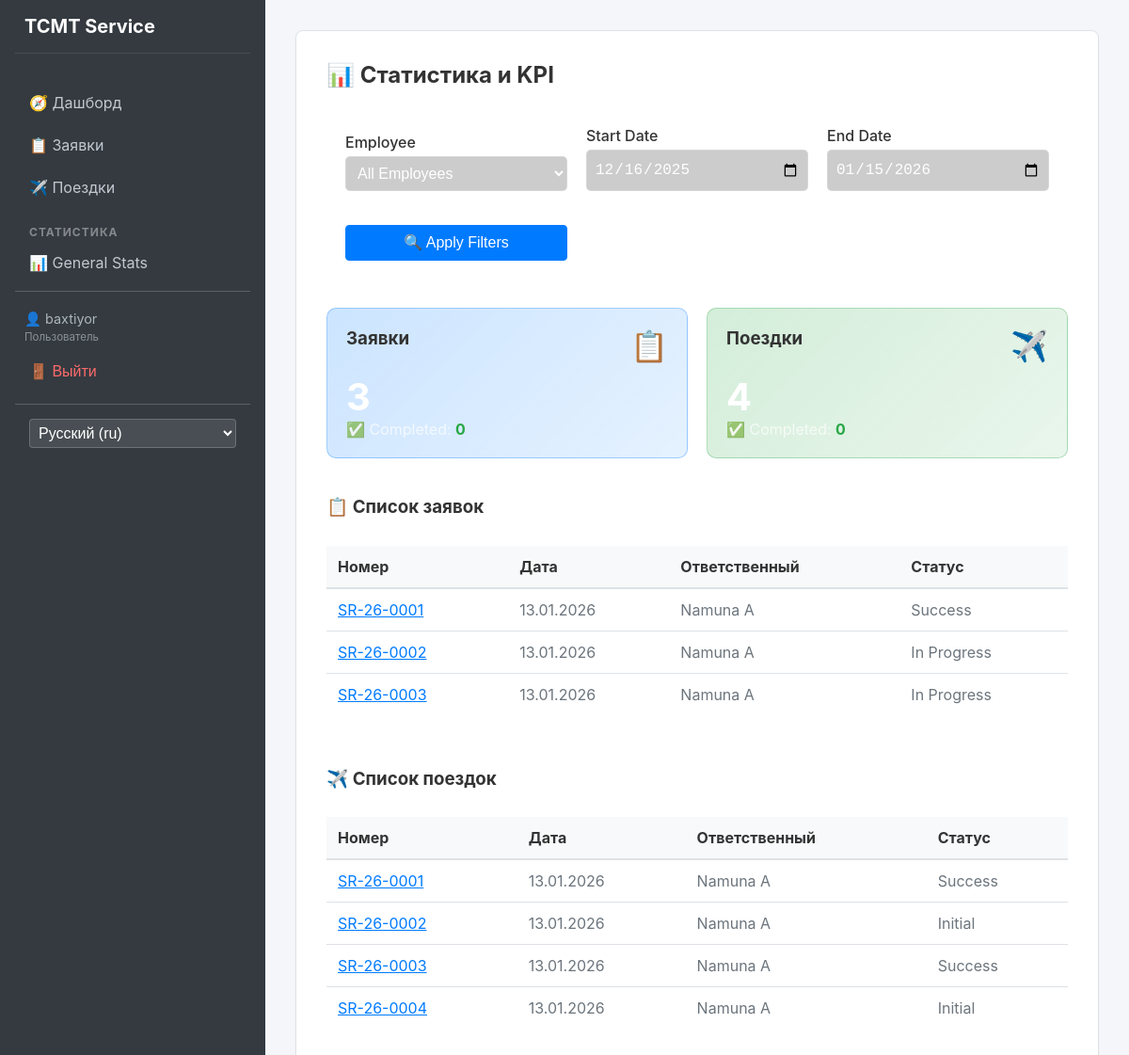
The app's page /stats/ (signed in), older data.
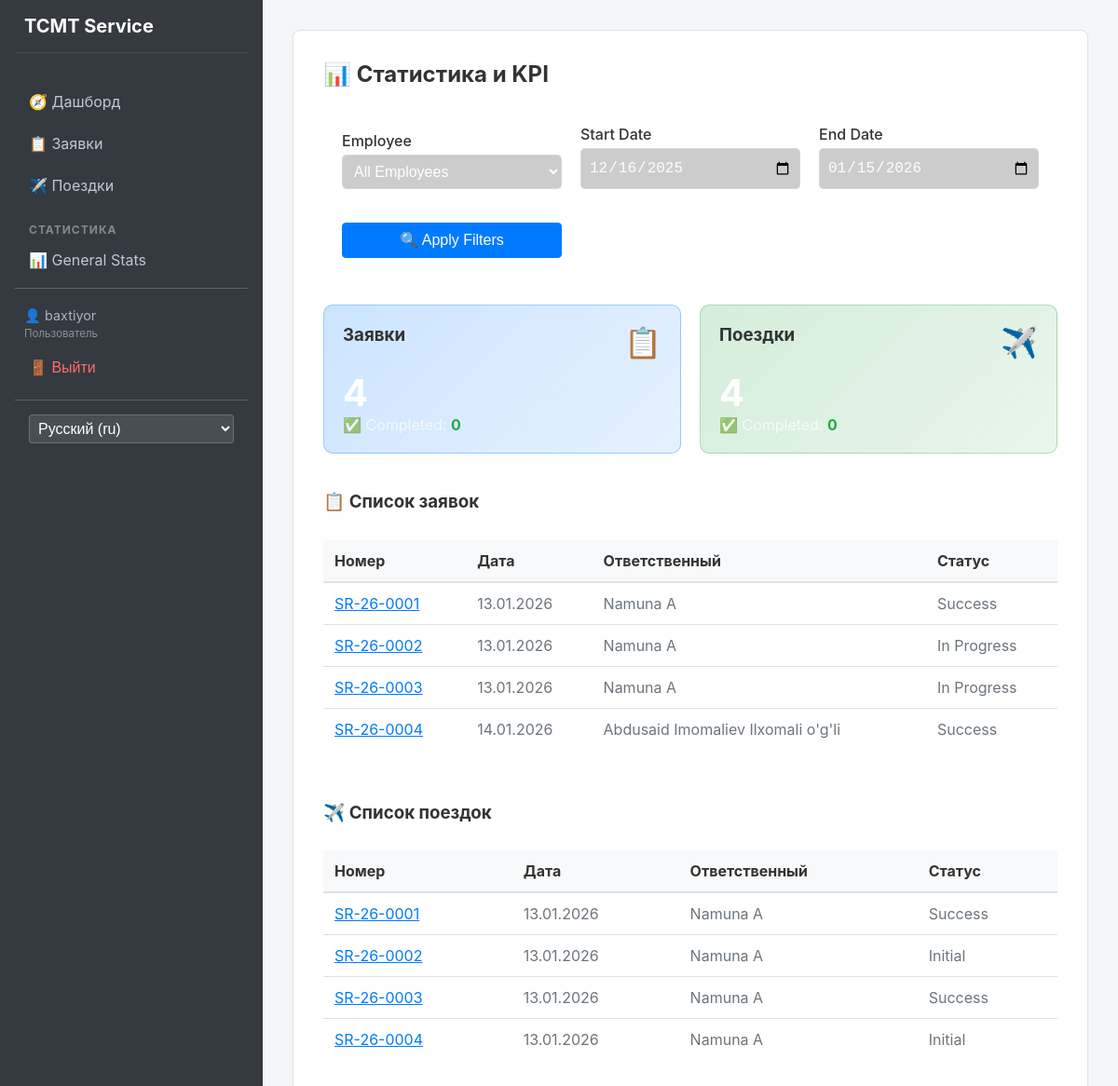
The same page, newer data.
### apps/requests/models.py (models this page shows, shortened)
class Request(models.Model):
    created_at = models.DateField(default=datetime.date.today)
    responsible = models.ForeignKey(
        settings.AUTH_USER_MODEL,
        on_delete=models.SET_NULL,
        null=True,
        related_name='requests'
    )
    region = models.ForeignKey(Region, on_delete=models.PROTECT)
    institution = models.ForeignKey(Institution, on_delete=models.PROTECT)
    description = models.TextField()
    contact_phone = models.CharField(max_length=20)
    request_number = models.CharField(
        max_length=20,
        unique=True,
        editable=False
    )
    equipment_type = models.ForeignKey(EquipmentType, on_delete=models.PROTECT)
    status = models.ForeignKey(Status, on_delete=models.PROTECT)

### apps/users/models.py (models this page shows, shortened)
class User(AbstractUser):
    class Role(models.TextChoices):
        ADMIN = 'admin', 'Администратор'
        MANAGER = 'manager', 'Менеджер'
        USER = 'user', 'Пользователь'
    full_name = models.CharField(max_length=255)
    passport = models.CharField(max_length=20)
    role = models.CharField(
        max_length=20,
        choices=Role.choices,
        default=Role.USER
    )

### apps/core/models.py (models this page shows, shortened)
class Status(models.Model):
    name = models.CharField(max_length=100)

### apps/trips/models.py (models this page shows, shortened)
class Trip(models.Model):
    created_at = models.DateField(default=datetime.date.today)
    responsible = models.ForeignKey(
        settings.AUTH_USER_MODEL,
        on_delete=models.SET_NULL,
        null=True,
        related_name='trips'
    )
    region = models.ForeignKey(Region, on_delete=models.PROTECT)
    institution = models.ForeignKey(Institution, on_delete=models.PROTECT)
    description = models.TextField()
    contact_phone = models.CharField(max_length=20)
    request_number = models.CharField(max_length=20)
    equipment_type = models.ForeignKey(EquipmentType, on_delete=models.PROTECT)
    status = models.ForeignKey(Status, on_delete=models.PROTECT)
    escort_name = models.CharField(max_length=255)
    escort_phone = models.CharField(max_length=20)
    order_number = models.CharField(
        max_length=50,
        blank=True,
        null=True
    )
    result_info = models.TextField(blank=True, null=True)

### apps/dashboard/views.py (the view)
# urls.py: path('stats/', views.statistics, name='stats'),
@login_required
def statistics(request):
    start_date = request.GET.get('start_date')
    end_date = request.GET.get('end_date')
    user_id = request.GET.get('user_id')
    if not start_date:
        start_date = (datetime.now() - timedelta(days=30)).strftime('%Y-%m-%d')
    if not end_date:
        end_date = datetime.now().strftime('%Y-%m-%d')
    users = User.objects.all()
    req_qs = Request.objects.filter(created_at__range=[start_date, end_date])
    trip_qs = Trip.objects.filter(created_at__range=[start_date, end_date])
    if user_id:
        req_qs = req_qs.filter(responsible_id=user_id)
        trip_qs = trip_qs.filter(responsible_id=user_id)
    done_statuses = ['Выполнено', 'Закрыто', 'Completed', 'Closed']
    req_total = req_qs.count()
    req_done = req_qs.filter(status__name__in=done_statuses).count()
    trip_total = trip_qs.count()
    trip_done = trip_qs.filter(status__name__in=done_statuses).count()
    context = {
        'users': users,
        'start_date': start_date,
        'end_date': end_date,
        'selected_user': int(user_id) if user_id else None,
        'req_total': req_total,
        'req_done': req_done,
        'trip_total': trip_total,
        'trip_done': trip_done,
        'requests': req_qs,
        'trips': trip_qs,
    }
    return render(request, 'dashboard/statistics.html', context)

### templates/dashboard/statistics.html (shortened to what the changed rows need)
{% extends 'base.html' %}
{% load i18n %}
{% block content %}
<div class="glass-container">
    <h2 style="color: white; margin-bottom: 20px;">📊 {% trans "Statistics & KPI" %}</h2>
    <div style="display: grid; grid-template-columns: repeat(auto-fit, minmax(250px, 1fr)); gap: 20px;">
        <div
            style="background: linear-gradient(135deg, rgba(0,123,255,0.2), rgba(0,123,255,0.1)); padding: 20px; border-radius: 10px; border: 1px solid rgba(0,123,255,0.3);">
            <div style="display: flex; justify-content: space-between; align-items: start; margin-bottom: 10px;">
                <h3 style="color: white; margin: 0;">{% trans "Requests" %}</h3>
                <span style="font-size: 2rem;">📋</span>
            </div>
            <div style="font-size: 2.5rem; font-weight: bold; color: white;">{{ req_total }}</div>
            <div style="color: rgba(255,255,255,0.7);">
                ✅ {% trans "Completed" %}: <strong style="color: #28a745;">{{ req_done }}</strong>
            </div>
        </div>
    </div>
    <div style="margin-top: 40px; display: grid; grid-template-columns: 1fr; gap: 40px;">
        <div>
            <table>
                <thead>
                    <tr>
                        <th>{% trans "Number" %}</th>
                        <th>{% trans "Date" %}</th>
                        <th>{% trans "Responsible" %}</th>
                        <th>{% trans "Status" %}</th>
                    </tr>
                </thead>
                <tbody>
                    {% for req in requests %}
                    <tr>
                        <td>
                            <a href="{% url 'requests:detail' req.pk %}" style="color: white;">
                                {{ req.request_number }}
                            </a>
                        </td>
                        <td>{{ req.created_at|date:"d.m.Y" }}</td>
                        <td>{{ req.responsible.full_name }}</td>
                        <td>{{ req.status.name }}</td>
                    </tr>
                    {% empty %}
                    <tr>
                        <td colspan="4" style="text-align: center; color: rgba(255,255,255,0.5);">{% trans "No requests
                            found" %}</td>
                    </tr>
                    {% endfor %}
                </tbody>
            </table>
        </div>
        <div>
            <table>
                <thead>
                    <tr>
                        <th>{% trans "Number" %}</th>
                        <th>{% trans "Date" %}</th>
                        <th>{% trans "Responsible" %}</th>
                        <th>{% trans "Status" %}</th>
                    </tr>
                </thead>
                <tbody>
                    {% for trip in trips %}
                    <tr>
                        <td>
                            <a href="{% url 'trips:detail' trip.pk %}" style="color: white;">
                                {{ trip.request_number }}
                            </a>
                        </td>
                        <td>{{ trip.created_at|date:"d.m.Y" }}</td>
                        <td>{{ trip.responsible.full_name }}</td>
                        <td>{{ trip.status.name }}</td>
                    </tr>
                    {% empty %}
                    <tr>
                        <td colspan="4" style="text-align: center; color: rgba(255,255,255,0.5);">{% trans "No trips found" %}</td>
                    </tr>
                    {% endfor %}
                </tbody>
            </table>
        </div>
    </div>
</div>
{% endblock %}

Row changes from the older to the newer data that the page shows:
added Request: request_number "SR-26-0004", created_at "14.01.2026", responsible.full_name "Abdusaid Imomaliev Ilxomali o'g'li", status.name "Success"
Text that changed along with them:
{{ req_total }}: "3" → "4"
